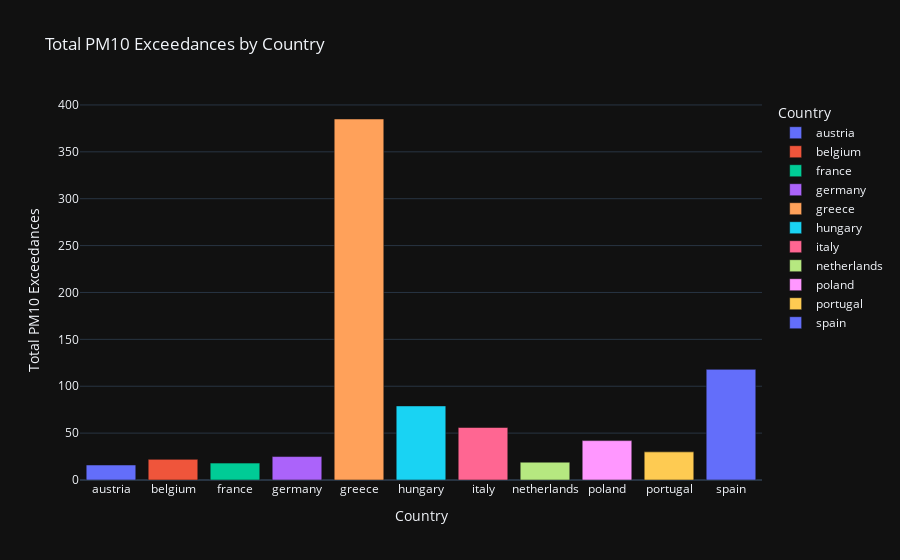

Notebook code cell kept with this figure:
### Code cell
# Aggregate the total exceedances for pm10 by country
exceedance_totals_country = df.groupby("country", as_index=False)["pm10_exceedance"].sum()

# Create a bar plot
fig = px.bar(exceedance_totals_country, 
             x="country", 
             y="pm10_exceedance", 
             title="Total PM10 Exceedances by Country",
             labels={"pm10_exceedance": "Total PM10 Exceedances", "country": "Country"},
             color="country", 
             template="plotly_dark",
             color_discrete_sequence=px.colors.qualitative.Plotly)

# Show the figure
fig.show()

### Figure 1 — Plotly figure (JSON) as saved in the notebook; plotly's stock layout.template omitted (floating-point values rounded to 4 significant figures)
{"data": [{"alignmentgroup": "True", "hovertemplate": "Country=%{x}<br>Total PM10 Exceedances=%{y}<extra></extra>", "legendgroup": "austria", "marker": {"color": "#636EFA", "pattern": {"shape": ""}}, "name": "austria", "offsetgroup": "austria", "orientation": "v", "showlegend": true, "textposition": "auto", "type": "bar", "x": ["austria"], "xaxis": "x", "y": [16], "yaxis": "y"}, {"alignmentgroup": "True", "hovertemplate": "Country=%{x}<br>Total PM10 Exceedances=%{y}<extra></extra>", "legendgroup": "belgium", "marker": {"color": "#EF553B", "pattern": {"shape": ""}}, "name": "belgium", "offsetgroup": "belgium", "orientation": "v", "showlegend": true, "textposition": "auto", "type": "bar", "x": ["belgium"], "xaxis": "x", "y": [22], "yaxis": "y"}, {"alignmentgroup": "True", "hovertemplate": "Country=%{x}<br>Total PM10 Exceedances=%{y}<extra></extra>", "legendgroup": "france", "marker": {"color": "#00CC96", "pattern": {"shape": ""}}, "name": "france", "offsetgroup": "france", "orientation": "v", "showlegend": true, "textposition": "auto", "type": "bar", "x": ["france"], "xaxis": "x", "y": [18], "yaxis": "y"}, {"alignmentgroup": "True", "hovertemplate": "Country=%{x}<br>Total PM10 Exceedances=%{y}<extra></extra>", "legendgroup": "germany", "marker": {"color": "#AB63FA", "pattern": {"shape": ""}}, "name": "germany", "offsetgroup": "germany", "orientation": "v", "showlegend": true, "textposition": "auto", "type": "bar", "x": ["germany"], "xaxis": "x", "y": [25], "yaxis": "y"}, {"alignmentgroup": "True", "hovertemplate": "Country=%{x}<br>Total PM10 Exceedances=%{y}<extra></extra>", "legendgroup": "greece", "marker": {"color": "#FFA15A", "pattern": {"shape": ""}}, "name": "greece", "offsetgroup": "greece", "orientation": "v", "showlegend": true, "textposition": "auto", "type": "bar", "x": ["greece"], "xaxis": "x", "y": [385], "yaxis": "y"}, {"alignmentgroup": "True", "hovertemplate": "Country=%{x}<br>Total PM10 Exceedances=%{y}<extra></extra>", "legendgroup": "hungary", "marker": {"color": "#19D3F3", "pattern": {"shape": ""}}, "name": "hungary", "offsetgroup": "hungary", "orientation": "v", "showlegend": true, "textposition": "auto", "type": "bar", "x": ["hungary"], "xaxis": "x", "y": [79], "yaxis": "y"}, {"alignmentgroup": "True", "hovertemplate": "Country=%{x}<br>Total PM10 Exceedances=%{y}<extra></extra>", "legendgroup": "italy", "marker": {"color": "#FF6692", "pattern": {"shape": ""}}, "name": "italy", "offsetgroup": "italy", "orientation": "v", "showlegend": true, "textposition": "auto", "type": "bar", "x": ["italy"], "xaxis": "x", "y": [56], "yaxis": "y"}, {"alignmentgroup": "True", "hovertemplate": "Country=%{x}<br>Total PM10 Exceedances=%{y}<extra></extra>", "legendgroup": "netherlands", "marker": {"color": "#B6E880", "pattern": {"shape": ""}}, "name": "netherlands", "offsetgroup": "netherlands", "orientation": "v", "showlegend": true, "textposition": "auto", "type": "bar", "x": ["netherlands"], "xaxis": "x", "y": [19], "yaxis": "y"}, {"alignmentgroup": "True", "hovertemplate": "Country=%{x}<br>Total PM10 Exceedances=%{y}<extra></extra>", "legendgroup": "poland", "marker": {"color": "#FF97FF", "pattern": {"shape": ""}}, "name": "poland", "offsetgroup": "poland", "orientation": "v", "showlegend": true, "textposition": "auto", "type": "bar", "x": ["poland"], "xaxis": "x", "y": [42], "yaxis": "y"}, {"alignmentgroup": "True", "hovertemplate": "Country=%{x}<br>Total PM10 Exceedances=%{y}<extra></extra>", "legendgroup": "portugal", "marker": {"color": "#FECB52", "pattern": {"shape": ""}}, "name": "portugal", "offsetgroup": "portugal", "orientation": "v", "showlegend": true, "textposition": "auto", "type": "bar", "x": ["portugal"], "xaxis": "x", "y": [30], "yaxis": "y"}, {"alignmentgroup": "True", "hovertemplate": "Country=%{x}<br>Total PM10 Exceedances=%{y}<extra></extra>", "legendgroup": "spain", "marker": {"color": "#636EFA", "pattern": {"shape": ""}}, "name": "spain", "offsetgroup": "spain", "orientation": "v", "showlegend": true, "textposition": "auto", "type": "bar", "x": ["spain"], "xaxis": "x", "y": [118], "yaxis": "y"}], "layout": {"barmode": "relative", "legend": {"title": {"text": "Country"}, "tracegroupgap": 0}, "title": {"text": "Total PM10 Exceedances by Country"}, "xaxis": {"anchor": "y", "categoryarray": ["austria", "belgium", "france", "germany", "greece", "hungary", "italy", "netherlands", "poland", "portugal", "spain"], "categoryorder": "array", "domain": [0, 1], "title": {"text": "Country"}}, "yaxis": {"anchor": "x", "domain": [0, 1], "title": {"text": "Total PM10 Exceedances"}}}}
